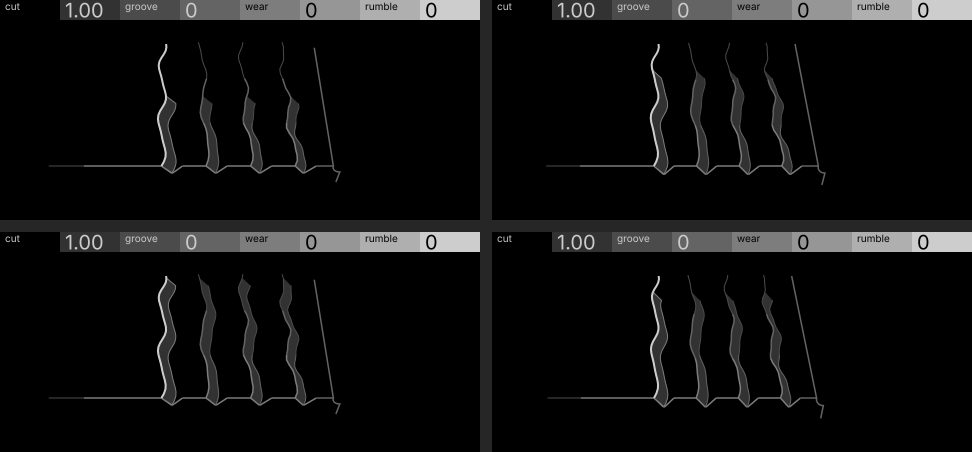

Recreate this plot in Python.
import sys, importlib, subprocess, math
sys.path.insert(0, '/home/claude/operator-design/screens/lathe/frames')
import build as b
from PIL import Image
def mk(ang, F, wall, name):
    b._ang = math.radians(ang)
    b.CAM = b.Camera((0.0, 0.0, 2.0), (0.0, 2.0 / math.tan(b._ang), 0.0), F, (b.CENTRE_X, 104))
    b.Y0 = b._y_for_screen(b.Y_NEAR_SCREEN); b.Y1 = b._y_for_screen(b.Y_FAR_SCREEN)
    b.WALL_SCREEN = wall; b.Y_WALL = b._y_for_screen(wall)
    b.WEAR[:] = b._wear_items()
    p = f'/home/claude/operator-design/screens/lathe/frames/_scratch/{name}.svg'
    open(p,'w').write(b.build().svg())
    b.render_png(p, p.replace('.svg','.png'))
    near = b.CAM((b.P,b.Y0,0))[0]-b.CAM((0,b.Y0,0))[0]
    print(name, round(near,1))
    return p.replace('.svg','.png')
ims=[mk(54,680,96,'A'), mk(46,720,70,'B'), mk(54,680,46,'C'), mk(42,760,60,'D')]
sheet=Image.new('RGB',(960+12,440+12),(38,38,38))
for i,p in enumerate(ims):
    sheet.paste(Image.open(p).convert('RGB'),((i%2)*(480+12),(i//2)*(220+12)))
sheet.save('/home/claude/operator-design/screens/lathe/frames/_scratch/variants.png')
